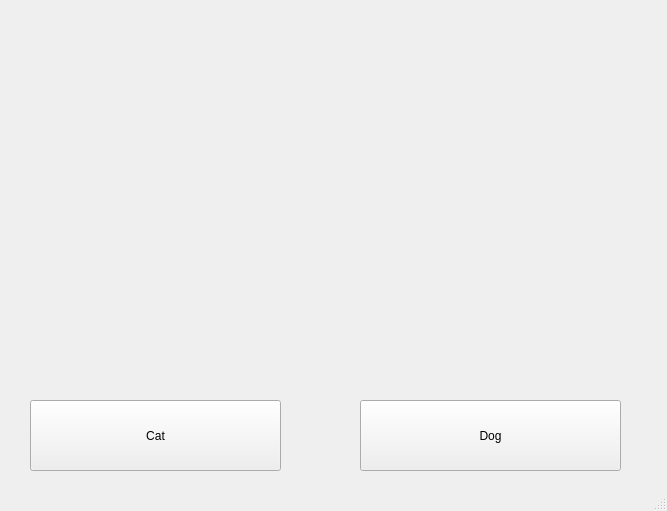
<?xml version="1.0" encoding="UTF-8"?>
<ui version="4.0">
 <class>MainWindow</class>
 <widget class="QMainWindow" name="MainWindow">
  <property name="geometry">
   <rect>
    <x>0</x>
    <y>0</y>
    <width>667</width>
    <height>511</height>
   </rect>
  </property>
  <property name="windowTitle">
   <string>MainWindow</string>
  </property>
  <widget class="QWidget" name="centralwidget">
   <widget class="QLabel" name="label">
    <property name="geometry">
     <rect>
      <x>20</x>
      <y>0</y>
      <width>641</width>
      <height>391</height>
     </rect>
    </property>
    <property name="text">
     <string/>
    </property>
    <property name="pixmap">
     <pixmap>cat.webp</pixmap>
    </property>
    <property name="scaledContents">
     <bool>true</bool>
    </property>
   </widget>
   <widget class="QPushButton" name="btn_cat">
    <property name="geometry">
     <rect>
      <x>30</x>
      <y>400</y>
      <width>251</width>
      <height>71</height>
     </rect>
    </property>
    <property name="text">
     <string>Cat</string>
    </property>
   </widget>
   <widget class="QPushButton" name="btn_dog">
    <property name="geometry">
     <rect>
      <x>360</x>
      <y>400</y>
      <width>261</width>
      <height>71</height>
     </rect>
    </property>
    <property name="text">
     <string>Dog</string>
    </property>
   </widget>
  </widget>
  <widget class="QMenuBar" name="menubar">
   <property name="geometry">
    <rect>
     <x>0</x>
     <y>0</y>
     <width>667</width>
     <height>21</height>
    </rect>
   </property>
  </widget>
  <widget class="QStatusBar" name="statusbar"/>
 </widget>
 <resources/>
 <connections/>
</ui>
